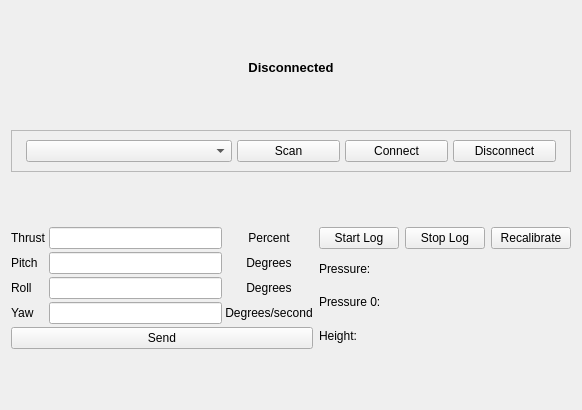
<?xml version="1.0" encoding="UTF-8"?>
<ui version="4.0">
 <class>Form</class>
 <widget class="QWidget" name="Form">
  <property name="geometry">
   <rect>
    <x>0</x>
    <y>0</y>
    <width>582</width>
    <height>410</height>
   </rect>
  </property>
  <property name="windowTitle">
   <string>Form</string>
  </property>
  <layout class="QGridLayout" name="gridLayout">
   <item row="2" column="1">
    <layout class="QGridLayout" name="gridLayout_2">
     <item row="0" column="1">
      <widget class="QPushButton" name="pb_stop_log">
       <property name="text">
        <string>Stop Log</string>
       </property>
      </widget>
     </item>
     <item row="0" column="0">
      <widget class="QPushButton" name="pb_start_log">
       <property name="text">
        <string>Start Log</string>
       </property>
      </widget>
     </item>
     <item row="0" column="2">
      <widget class="QPushButton" name="pb_calib">
       <property name="text">
        <string>Recalibrate</string>
       </property>
      </widget>
     </item>
     <item row="2" column="0">
      <widget class="QLabel" name="label_6">
       <property name="text">
        <string>Pressure 0:</string>
       </property>
      </widget>
     </item>
     <item row="1" column="0">
      <widget class="QLabel" name="label_5">
       <property name="text">
        <string>Pressure:</string>
       </property>
      </widget>
     </item>
     <item row="3" column="0">
      <widget class="QLabel" name="label_7">
       <property name="text">
        <string>Height:</string>
       </property>
      </widget>
     </item>
     <item row="1" column="1" colspan="2">
      <widget class="QLabel" name="l_pressure">
       <property name="text">
        <string/>
       </property>
      </widget>
     </item>
     <item row="2" column="1" colspan="2">
      <widget class="QLabel" name="l_pressure0">
       <property name="text">
        <string/>
       </property>
      </widget>
     </item>
     <item row="3" column="1" colspan="2">
      <widget class="QLabel" name="height">
       <property name="text">
        <string/>
       </property>
      </widget>
     </item>
    </layout>
   </item>
   <item row="2" column="0">
    <layout class="QGridLayout" name="ControlLayout">
     <property name="topMargin">
      <number>0</number>
     </property>
     <property name="spacing">
      <number>3</number>
     </property>
     <item row="2" column="0">
      <widget class="QLabel" name="l_roll">
       <property name="text">
        <string>Roll</string>
       </property>
      </widget>
     </item>
     <item row="0" column="0">
      <widget class="QLabel" name="l_thrust">
       <property name="text">
        <string>Thrust</string>
       </property>
      </widget>
     </item>
     <item row="0" column="1">
      <widget class="QLineEdit" name="lineEdit"/>
     </item>
     <item row="1" column="1">
      <widget class="QLineEdit" name="lineEdit_2"/>
     </item>
     <item row="2" column="1">
      <widget class="QLineEdit" name="lineEdit_3"/>
     </item>
     <item row="3" column="1">
      <widget class="QLineEdit" name="lineEdit_4"/>
     </item>
     <item row="0" column="2">
      <widget class="QLabel" name="label">
       <property name="text">
        <string>Percent</string>
       </property>
       <property name="alignment">
        <set>Qt::AlignCenter</set>
       </property>
      </widget>
     </item>
     <item row="1" column="2">
      <widget class="QLabel" name="label_2">
       <property name="text">
        <string>Degrees</string>
       </property>
       <property name="alignment">
        <set>Qt::AlignCenter</set>
       </property>
      </widget>
     </item>
     <item row="2" column="2">
      <widget class="QLabel" name="label_3">
       <property name="text">
        <string>Degrees</string>
       </property>
       <property name="alignment">
        <set>Qt::AlignCenter</set>
       </property>
      </widget>
     </item>
     <item row="3" column="2">
      <widget class="QLabel" name="label_4">
       <property name="text">
        <string>Degrees/second</string>
       </property>
       <property name="alignment">
        <set>Qt::AlignCenter</set>
       </property>
      </widget>
     </item>
     <item row="1" column="0">
      <widget class="QLabel" name="l_pitch">
       <property name="text">
        <string>Pitch</string>
       </property>
      </widget>
     </item>
     <item row="3" column="0">
      <widget class="QLabel" name="l_yaw">
       <property name="text">
        <string>Yaw</string>
       </property>
      </widget>
     </item>
     <item row="4" column="0" colspan="3">
      <widget class="QPushButton" name="pb_send">
       <property name="sizePolicy">
        <sizepolicy hsizetype="Minimum" vsizetype="Fixed">
         <horstretch>0</horstretch>
         <verstretch>0</verstretch>
        </sizepolicy>
       </property>
       <property name="text">
        <string>Send</string>
       </property>
      </widget>
     </item>
    </layout>
   </item>
   <item row="0" column="0" colspan="2">
    <widget class="QLabel" name="conn_status">
     <property name="sizePolicy">
      <sizepolicy hsizetype="Preferred" vsizetype="Fixed">
       <horstretch>0</horstretch>
       <verstretch>0</verstretch>
      </sizepolicy>
     </property>
     <property name="frameShape">
      <enum>QFrame::NoFrame</enum>
     </property>
     <property name="text">
      <string>&lt;html&gt;&lt;head/&gt;&lt;body&gt;&lt;p&gt;&lt;span style=&quot; font-size:10pt; font-weight:600;&quot;&gt;Disconnected&lt;/span&gt;&lt;/p&gt;&lt;/body&gt;&lt;/html&gt;</string>
     </property>
     <property name="alignment">
      <set>Qt::AlignCenter</set>
     </property>
    </widget>
   </item>
   <item row="1" column="0" colspan="2">
    <widget class="QFrame" name="frame">
     <property name="sizePolicy">
      <sizepolicy hsizetype="Preferred" vsizetype="Fixed">
       <horstretch>0</horstretch>
       <verstretch>0</verstretch>
      </sizepolicy>
     </property>
     <property name="frameShape">
      <enum>QFrame::StyledPanel</enum>
     </property>
     <property name="frameShadow">
      <enum>QFrame::Raised</enum>
     </property>
     <layout class="QVBoxLayout" name="verticalLayout">
      <item>
       <layout class="QHBoxLayout" name="ConenctionLayout" stretch="4,2,2,2">
        <property name="spacing">
         <number>5</number>
        </property>
        <property name="leftMargin">
         <number>5</number>
        </property>
        <property name="rightMargin">
         <number>5</number>
        </property>
        <item>
         <widget class="QComboBox" name="cb_device">
          <property name="sizePolicy">
           <sizepolicy hsizetype="Preferred" vsizetype="Fixed">
            <horstretch>0</horstretch>
            <verstretch>0</verstretch>
           </sizepolicy>
          </property>
          <property name="minimumSize">
           <size>
            <width>0</width>
            <height>18</height>
           </size>
          </property>
          <property name="editable">
           <bool>false</bool>
          </property>
          <property name="insertPolicy">
           <enum>QComboBox::InsertAtCurrent</enum>
          </property>
         </widget>
        </item>
        <item>
         <widget class="QPushButton" name="pb_scan">
          <property name="minimumSize">
           <size>
            <width>0</width>
            <height>19</height>
           </size>
          </property>
          <property name="text">
           <string>Scan</string>
          </property>
         </widget>
        </item>
        <item>
         <widget class="QPushButton" name="pb_conn">
          <property name="minimumSize">
           <size>
            <width>0</width>
            <height>19</height>
           </size>
          </property>
          <property name="text">
           <string>Connect</string>
          </property>
         </widget>
        </item>
        <item>
         <widget class="QPushButton" name="pb_disc">
          <property name="minimumSize">
           <size>
            <width>0</width>
            <height>19</height>
           </size>
          </property>
          <property name="text">
           <string>Disconnect</string>
          </property>
         </widget>
        </item>
       </layout>
      </item>
     </layout>
    </widget>
   </item>
  </layout>
 </widget>
 <resources/>
 <connections/>
</ui>
